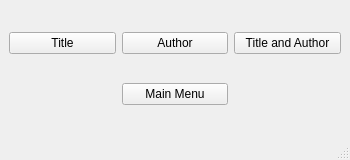
<?xml version="1.0" encoding="UTF-8"?>
<ui version="4.0">
 <class>SearchBookWindow</class>
 <widget class="QMainWindow" name="SearchBookWindow">
  <property name="geometry">
   <rect>
    <x>0</x>
    <y>0</y>
    <width>350</width>
    <height>160</height>
   </rect>
  </property>
  <property name="windowTitle">
   <string>MainWindow</string>
  </property>
  <widget class="QWidget" name="centralwidget">
   <layout class="QHBoxLayout" name="horizontalLayout">
    <item>
     <layout class="QGridLayout" name="gridLayout">
      <item row="0" column="0">
       <widget class="QPushButton" name="btnSearchByT">
        <property name="text">
         <string>Title</string>
        </property>
       </widget>
      </item>
      <item row="0" column="1">
       <widget class="QPushButton" name="btnSearchByA">
        <property name="text">
         <string>Author</string>
        </property>
       </widget>
      </item>
      <item row="0" column="2">
       <widget class="QPushButton" name="btnSearchByTA">
        <property name="text">
         <string>Title and Author</string>
        </property>
       </widget>
      </item>
      <item row="1" column="1">
       <widget class="QPushButton" name="btnMainMenu">
        <property name="text">
         <string>Main Menu</string>
        </property>
       </widget>
      </item>
     </layout>
    </item>
   </layout>
  </widget>
  <widget class="QMenuBar" name="menubar">
   <property name="geometry">
    <rect>
     <x>0</x>
     <y>0</y>
     <width>350</width>
     <height>21</height>
    </rect>
   </property>
  </widget>
  <widget class="QStatusBar" name="statusbar"/>
 </widget>
 <resources/>
 <connections>
  <connection>
   <sender>btnMainMenu</sender>
   <signal>clicked()</signal>
   <receiver>SearchBookWindow</receiver>
   <slot>close()</slot>
   <hints>
    <hint type="sourcelabel">
     <x>349</x>
     <y>192</y>
    </hint>
    <hint type="destinationlabel">
     <x>399</x>
     <y>299</y>
    </hint>
   </hints>
  </connection>
 </connections>
</ui>
